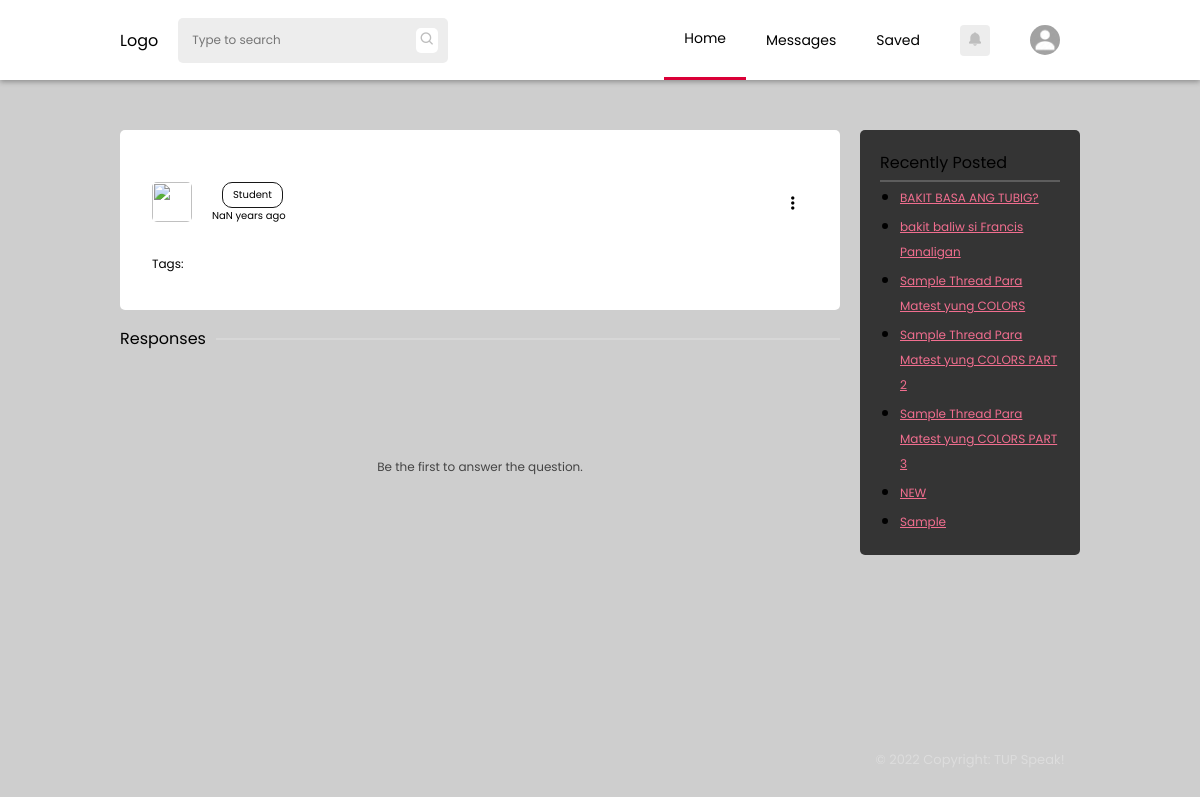
The app's page /thread.php (signed in), older data.
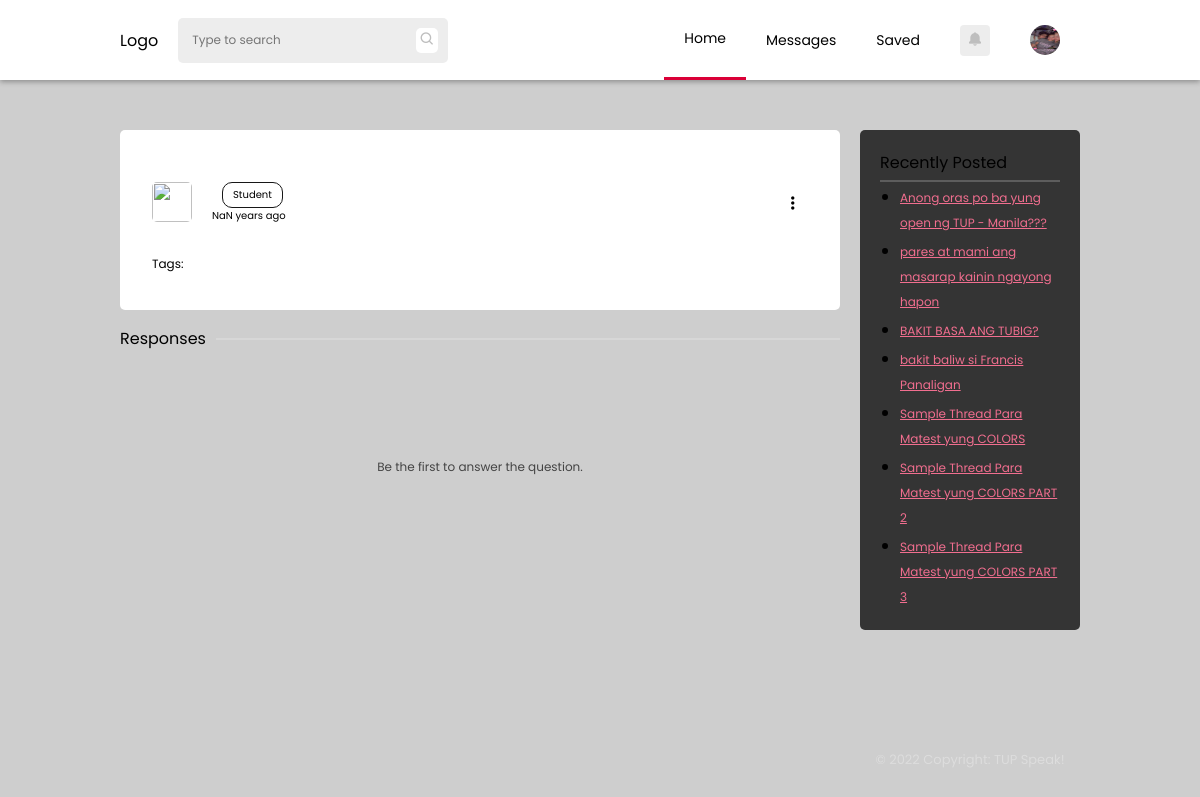
The same page, newer data.
### tables this page shows
CREATE TABLE `users` (
  `id` int(11) NOT NULL,
  `uid` varchar(255) NOT NULL,
  `firstname` varchar(255) NOT NULL,
  `lastname` varchar(255) NOT NULL,
  `email` varchar(255) NOT NULL,
  `password` varchar(255) NOT NULL,
  `avatar` varchar(255) NOT NULL DEFAULT 'assets/images/avatar/default.jpg',
  `cover` varchar(255) NOT NULL DEFAULT 'assets/images/avatar/default-cover.jpg',
  `birthdate` date NOT NULL,
  `privileged` tinyint(1) NOT NULL DEFAULT 0,
  `campus` varchar(100) NOT NULL DEFAULT 'Manila',
  `bio` text NOT NULL,
  `account_type` varchar(255) NOT NULL DEFAULT 'student',
  `restricted` tinyint(1) DEFAULT 0,
  `restricted_reason` varchar(255) DEFAULT NULL
);

CREATE TABLE `threads` (
  `id` int(11) NOT NULL,
  `thread_id` varchar(255) NOT NULL,
  `author` varchar(255) NOT NULL,
  `title` varchar(255) NOT NULL,
  `body` longtext NOT NULL,
  `tags` varchar(255) NOT NULL,
  `status` int(1) NOT NULL DEFAULT 0,
  `thread_status` varchar(255) NOT NULL DEFAULT 'pending',
  `date_posted` date NOT NULL DEFAULT current_timestamp(),
  `time_posted` time NOT NULL DEFAULT current_timestamp()
);

### thread.php (the view, shortened to what this page needs)
 <?php
   include('php-scripts/thread-scripts.php');
?>
<!DOCTYPE html>
<html lang="en">
   <head>
      <link rel="stylesheet" href="styles/default.css">
      <link rel="stylesheet" href="styles/thread.css">
      <link rel="stylesheet" href="styles/navbar.css">
      <link href='https://unpkg.com/boxicons@2.1.2/css/boxicons.min.css' rel='stylesheet'>
   </head>
   <body>
      <?php include('php-scripts/navbar.php'); ?>
      <section class="main">
         <div class="container">
            <div class="container-1">
               <div class="threads">
                  <div class="titles">
                     <div class="author">
                        <div class="author-details">
                           <img class="thread-avatar" src="<?php echo $user_data['avatar']?>" alt="">
                           <div class="details">
                              <div class="user">
                                 <p class="user-type">Student</p>
                              </div>
                              <p class="date-published">
                              </p>
                           </div>
                        </div>
                        <div class="dropdown-container">
                           <?php if(isset($_SESSION['uid'])){?>
                              <button class="dropdown-button"><i class='bx bx-dots-horizontal-rounded bx-rotate-90'></i></button>
                           <?php } ?>
                        </div>
                     </div>
                  </div>
                  <div class="main-threads">
                     <p class="thread-content-text"><?php echo jsonToHtml($data['body']) ?></p>
                     <p class="tags">Tags:
                     </p>
                  </div>
               </div>
               <div class="divider">
                  <p>Responses</p>
                  <div>
                     <hr>
                  </div>
               </div>
               <div id="comments">
               </div>
            </div>
            <div class="container-2">
               <div class="recently-posted">
                  <p>Recently Posted</p>
                  <hr>
                  <ul>
                  <?php
                     $query = mysqli_query($conn, "SELECT * FROM threads WHERE thread_id != '$tid' AND thread_status = 'open' ORDER BY date_posted DESC LIMIT 7");
                     while($data = mysqli_fetch_assoc($query)){
                        echo '<li><a href="thread.php?threadid='.$data['thread_id'].'">'.$data['title'].'</a></li>';
                     }
                  ?>
                  </ul>
               </div>
               <footer>
                  <p>&copy; 2022 Copyright: TUP Speak!</p>
               </footer>
            </div>
         </div>
      </section>
   </body>
</html>

### php-scripts/navbar.php (shortened to what this page needs)
<nav>
    <div>
        <p>Logo</p>
        <div class="search-bar">
            <input class="nav-search" type="text" placeholder="Type to search">
            <span class="search-icon"><i class='bx bx-search'></i></span>
        </div>
    </div>
    <div class="nav-buttons">
    <?php
        include('db.php');
        if(isset($_SESSION['uid'])){
            $query = mysqli_query($conn, "SELECT * FROM users WHERE uid='{$_SESSION['uid']}'");
            $result = mysqli_fetch_array($query);
        ?>
        <ul>
            <li class="nav-links active"><a href="home.php">Home</a></li>
            <li class="nav-links"><a href="messages.php">Messages</a></li>
            <li class="nav-links"><a href="#">Saved</a></li>
            <div class="notification">
                <span>
                    <i class='bx bxs-bell'></i>
                </span>
            </div>
            <div class="dropdown">
                <img class="user-avatar" src="<?php echo $result['avatar'] ?>">
            </div>
        </ul>
    <?php } ?>
    </div>
</nav>

Row changes from the older to the newer data that the page shows:
no longer on this page (row unchanged): threads: title "NEW"
no longer on this page (row unchanged): threads: title "Sample"
changed users: avatar: picture added in place of a placeholder
added threads: title "Anong oras po ba yung open ng TUP - Manila???"
added threads: title "pares at mami ang masarap kainin ngayong hapon"
